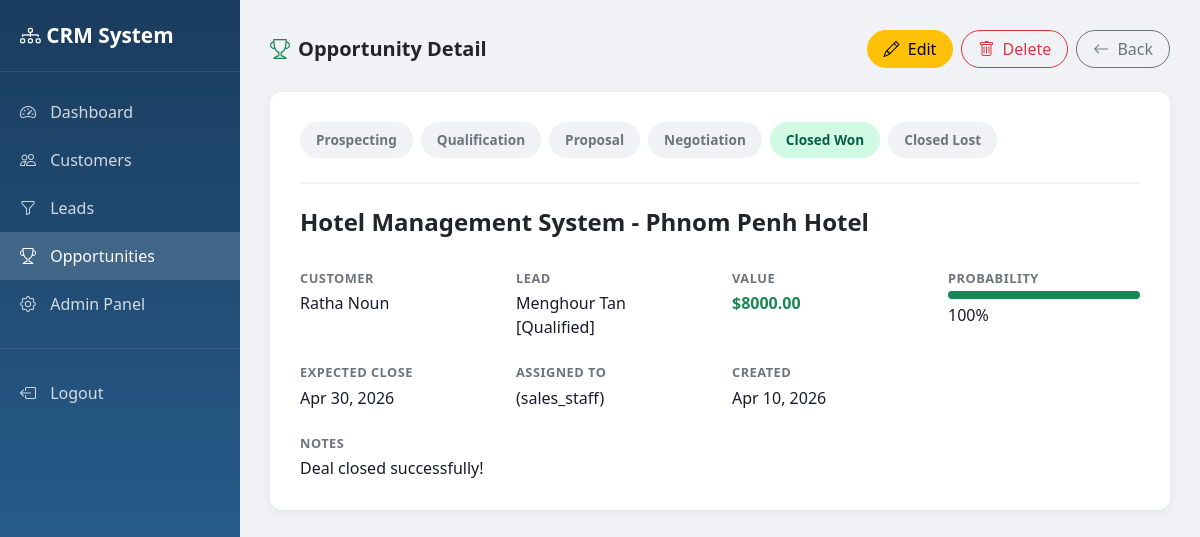
/opportunities/3/ (signed in), run on the app's committed database.
### opportunities/models.py (models this page shows, shortened)
class Opportunity(models.Model):
    STAGE_CHOICES = [
        ('prospecting', 'Prospecting'),
        ('qualification', 'Qualification'),
        ('proposal', 'Proposal'),
        ('negotiation', 'Negotiation'),
        ('closed_won', 'Closed Won'),
        ('closed_lost', 'Closed Lost'),
    ]
    title = models.CharField(max_length=255)
    customer = models.ForeignKey(Customer, on_delete=models.SET_NULL, null=True, blank=True)
    lead = models.ForeignKey(Lead, on_delete=models.SET_NULL, null=True, blank=True)
    stage = models.CharField(max_length=30, choices=STAGE_CHOICES, default='prospecting')
    value = models.DecimalField(max_digits=12, decimal_places=2, null=True, blank=True)
    probability = models.IntegerField(default=0, help_text='0-100%')
    expected_close_date = models.DateField(null=True, blank=True)
    actual_close_date = models.DateField(null=True, blank=True)
    loss_reason = models.CharField(max_length=255, blank=True)
    assigned_to = models.ForeignKey(User, on_delete=models.SET_NULL, null=True, blank=True)
    notes = models.TextField(blank=True)
    created_at = models.DateTimeField(auto_now_add=True)
    updated_at = models.DateTimeField(auto_now=True)

### customers/models.py (models this page shows)
class Customer(models.Model):
    SEGMENT_CHOICES = [
        ('enterprise', 'Enterprise'),
        ('smb', 'SMB'),
        ('startup', 'Startup'),
        ('individual', 'Individual'),
    ]
    STATUS_CHOICES = [
        ('active', 'Active'),
        ('inactive', 'Inactive'),
        ('blocked', 'Blocked'),
    ]
    full_name = models.CharField(max_length=200)
    email = models.EmailField(unique=True, blank=True, null=True)
    phone = models.CharField(max_length=20, blank=True)
    company = models.CharField(max_length=200, blank=True)
    job_title = models.CharField(max_length=100, blank=True)
    segment = models.CharField(max_length=20, choices=SEGMENT_CHOICES, blank=True)
    industry = models.CharField(max_length=100, blank=True)
    city = models.CharField(max_length=100, blank=True)
    country = models.CharField(max_length=100, blank=True)
    status = models.CharField(max_length=20, choices=STATUS_CHOICES, default='active')
    tags = models.ManyToManyField(CustomerTag, blank=True)
    assigned_to = models.ForeignKey(User, on_delete=models.SET_NULL, null=True, blank=True, related_name='assigned_customers')
    created_by = models.ForeignKey(User, on_delete=models.SET_NULL, null=True, related_name='created_customers')
    created_at = models.DateTimeField(auto_now_add=True)
    updated_at = models.DateTimeField(auto_now=True)
    def __str__(self):
        return self.full_name

### leads/models.py (models this page shows)
class Lead(models.Model):
    SOURCE_CHOICES = [
        ('website', 'Website'),
        ('referral', 'Referral'),
        ('social_media', 'Social Media'),
        ('cold_call', 'Cold Call'),
        ('event', 'Event'),
    ]
    STATUS_CHOICES = [
        ('new', 'New'),
        ('contacted', 'Contacted'),
        ('qualified', 'Qualified'),
        ('unqualified', 'Unqualified'),
        ('converted', 'Converted'),
    ]
    RATING_CHOICES = [
        ('hot', '🔥 Hot'),
        ('warm', '😊 Warm'),
        ('cold', '❄️ Cold'),
    ]
    full_name = models.CharField(max_length=200)
    email = models.EmailField(blank=True)
    phone = models.CharField(max_length=20, blank=True)
    company = models.CharField(max_length=200, blank=True)
    source = models.CharField(max_length=30, choices=SOURCE_CHOICES, blank=True)
    status = models.CharField(max_length=20, choices=STATUS_CHOICES, default='new')
    rating = models.CharField(max_length=10, choices=RATING_CHOICES, blank=True)
    budget = models.DecimalField(max_digits=12, decimal_places=2, null=True, blank=True)
    notes = models.TextField(blank=True)
    assigned_to = models.ForeignKey(User, on_delete=models.SET_NULL, null=True, blank=True)
    converted_customer = models.ForeignKey(Customer, on_delete=models.SET_NULL, null=True, blank=True)
    converted_at = models.DateTimeField(null=True, blank=True)
    created_at = models.DateTimeField(auto_now_add=True)
    updated_at = models.DateTimeField(auto_now=True)
    def __str__(self):
        return f"{self.full_name} [{self.get_status_display()}]"

### accounts/models.py (models this page shows)
class User(AbstractUser):
    ROLE_CHOICES = [
        ('admin', 'Admin'),
        ('sales_staff', 'Sales Staff'),
        ('customer_service', 'Customer Service'),
    ]
    phone = models.CharField(max_length=20, blank=True)
    role = models.CharField(max_length=20, choices=ROLE_CHOICES, default='sales_staff')
    profile_image = models.ImageField(upload_to='profiles/', blank=True, null=True)
    def __str__(self):
        return f"{self.get_full_name()} ({self.role})"

### opportunities/views.py (the view)
# urls.py: path('<int:pk>/', views.opportunity_detail, name='opportunity_detail'),
@login_required
def opportunity_detail(request, pk):
    opportunity = get_object_or_404(Opportunity, pk=pk)
    return render(request, 'opportunities/opportunity_detail.html', {'opportunity': opportunity})

### templates/opportunities/opportunity_detail.html (shortened to what this page needs)
<!DOCTYPE html>
<html lang="en">
<head>
    <link href="https://cdn.jsdelivr.net/npm/bootstrap@5.3.0/dist/css/bootstrap.min.css" rel="stylesheet">
    <link href="https://cdn.jsdelivr.net/npm/bootstrap-icons@1.10.0/font/bootstrap-icons.css" rel="stylesheet">
</head>
<body>
<div class="sidebar">
    <div class="brand"><i class="bi bi-diagram-3"></i> CRM System</div>
    <div class="mt-3">
        <a href="/dashboard/"><i class="bi bi-speedometer2"></i> Dashboard</a>
        <a href="/customers/"><i class="bi bi-people"></i> Customers</a>
        <a href="/leads/"><i class="bi bi-funnel"></i> Leads</a>
        <a href="/opportunities/" class="active"><i class="bi bi-trophy"></i> Opportunities</a>
        <a href="/admin/"><i class="bi bi-gear"></i> Admin Panel</a>
        <div style="border-top: 1px solid rgba(255,255,255,0.1); margin: 20px 0;"></div>
        <a href="/accounts/logout/"><i class="bi bi-box-arrow-left"></i> Logout</a>
    </div>
</div>
<div class="main-content">
    <div class="d-flex justify-content-between align-items-center mb-4">
        <h5 class="mb-0 fw-bold"><i class="bi bi-trophy text-success me-2"></i>Opportunity Detail</h5>
        <div class="d-flex gap-2">
            <a href="/opportunities/{{ opportunity.pk }}/edit/" class="btn btn-warning rounded-pill px-3">
                <i class="bi bi-pencil me-1"></i> Edit
            </a>
            <a href="/opportunities/{{ opportunity.pk }}/delete/" class="btn btn-outline-danger rounded-pill px-3">
                <i class="bi bi-trash me-1"></i> Delete
            </a>
            <a href="/opportunities/" class="btn btn-outline-secondary rounded-pill px-3">
                <i class="bi bi-arrow-left me-1"></i> Back
            </a>
        </div>
    </div>
    <div class="detail-card">
        <div class="d-flex gap-2 flex-wrap mb-4 pb-4" style="border-bottom: 2px solid #f0f2f5;">
            {% for stage_val, stage_label in opportunity.STAGE_CHOICES %}
            <span class="pipeline-step
                {% if opportunity.stage == stage_val %}
                    {% if stage_val == 'closed_won' %}done
                    {% elif stage_val == 'closed_lost' %}lost
                    {% else %}active{% endif %}
                {% endif %}">
                {{ stage_label }}
            </span>
            {% endfor %}
        </div>
        <div class="row g-4">
            <div class="col-md-12">
                <h4 class="fw-bold">{{ opportunity.title }}</h4>
            </div>
            <div class="col-md-3">
                <div class="info-label">Customer</div>
                <div class="info-value">{{ opportunity.customer|default:"—" }}</div>
            </div>
            <div class="col-md-3">
                <div class="info-label">Lead</div>
                <div class="info-value">{{ opportunity.lead|default:"—" }}</div>
            </div>
            <div class="col-md-3">
                <div class="info-label">Value</div>
                <div class="info-value text-success fw-bold">
                    {% if opportunity.value %}${{ opportunity.value|floatformat:2 }}{% else %}—{% endif %}
                </div>
            </div>
            <div class="col-md-3">
                <div class="info-label">Probability</div>
                <div class="info-value">
                    <div class="progress mb-1" style="height: 8px;">
                        <div class="progress-bar bg-success" style="width: {{ opportunity.probability }}%"></div>
                    </div>
                    {{ opportunity.probability }}%
                </div>
            </div>
            <div class="col-md-3">
                <div class="info-label">Expected Close</div>
                <div class="info-value">{{ opportunity.expected_close_date|date:"M d, Y"|default:"—" }}</div>
            </div>
            <div class="col-md-3">
                <div class="info-label">Assigned To</div>
                <div class="info-value">{{ opportunity.assigned_to|default:"—" }}</div>
            </div>
            <div class="col-md-3">
                <div class="info-label">Created</div>
                <div class="info-value">{{ opportunity.created_at|date:"M d, Y" }}</div>
            </div>
            {% if opportunity.notes %}
            <div class="col-md-12">
                <div class="info-label">Notes</div>
                <div class="info-value">{{ opportunity.notes }}</div>
            </div>
            {% endif %}
        </div>
    </div>
</div>
</body>
</html>

### templates/opportunities/opportunity_detail.html (style rules this page uses)
body { background-color: #f0f2f5; }
.sidebar { min-height: 100vh; background: linear-gradient(180deg, #1a3c5e 0%, #2d6a9f 100%); width: 240px; position: fixed; padding-top: 20px; }
.sidebar .brand { color: white; font-size: 1.3rem; font-weight: 700; padding: 0 20px 20px; border-bottom: 1px solid rgba(255,255,255,0.1); }
.sidebar a { color: rgba(255,255,255,0.8); text-decoration: none; display: block; padding: 12px 20px; transition: all 0.2s; }
.sidebar a:hover, .sidebar a.active { background: rgba(255,255,255,0.15); color: white; }
.sidebar a i { margin-right: 10px; }
.main-content { margin-left: 240px; padding: 30px; }
.detail-card { background: white; border-radius: 12px; padding: 30px; box-shadow: 0 2px 10px rgba(0,0,0,0.06); }
.info-label { font-size: 0.8rem; text-transform: uppercase; letter-spacing: 0.5px; color: #6c757d; font-weight: 600; }
.info-value { font-size: 1rem; color: #1a1a2e; margin-top: 3px; }
.pipeline-step { padding: 8px 16px; border-radius: 20px; font-size: 0.85rem; font-weight: 600; background: #f0f2f5; color: #6c757d; }
.pipeline-step.done { background: #d1fae5; color: #065f46; }

### data on the page
Opportunity: title "Hotel Management System - Phnom Penh Hotel", customer "Ratha Noun", lead "Menghour Tan [Qualified]", value "8000.00", probability "100", expected_close_date "Apr 30, 2026", assigned_to "(sales_staff)", created_at "Apr 10, 2026", notes "Deal closed successfully!"

### other printed values
{{ stage_label }} "Prospecting" "Qualification" "Proposal" "Negotiation" "Closed Won" "Closed Lost"
